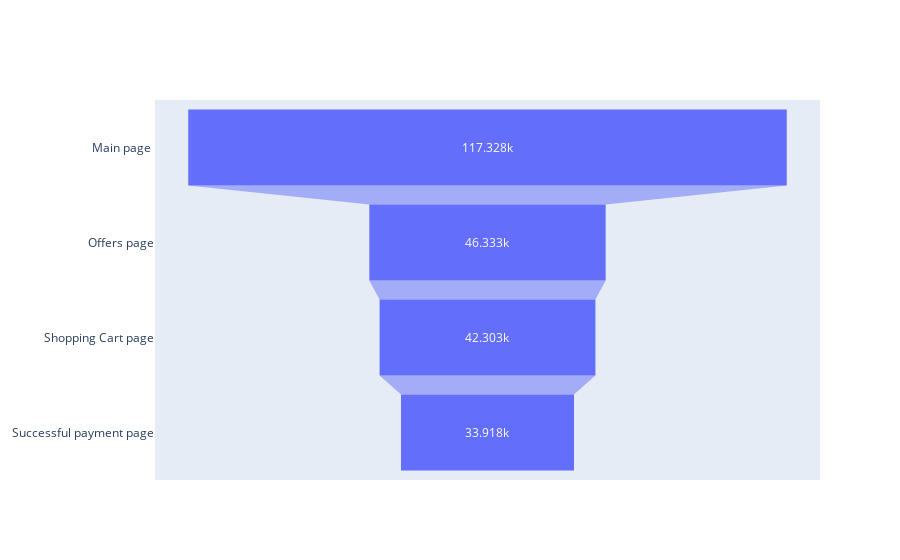

The notebook cell saved with this chart:
### Code cell
# Build a graph of the funnel of events, where the values, broken down by dates, are summarized
fig = go.Figure(go.Funnel(
    y = ["Main page ",
         "Offers page", 
         "Shopping Cart page", 
         "Successful payment page"],
    x = [users_funnel.MainScreenAppear.sum(), 
         users_funnel.OffersScreenAppear.sum(), 
         users_funnel.CartScreenAppear.sum(), 
         users_funnel.PaymentScreenSuccessful.sum()]
    ))
fig.show()

### Figure 1 — Plotly figure (JSON) as saved in the notebook; plotly's stock layout.template omitted (floating-point values rounded to 4 significant figures)
{"data": [{"type": "funnel", "x": [117328, 46333, 42303, 33918], "y": ["Main page ", "Offers page", "Shopping Cart page", "Successful payment page"]}], "layout": {}}
